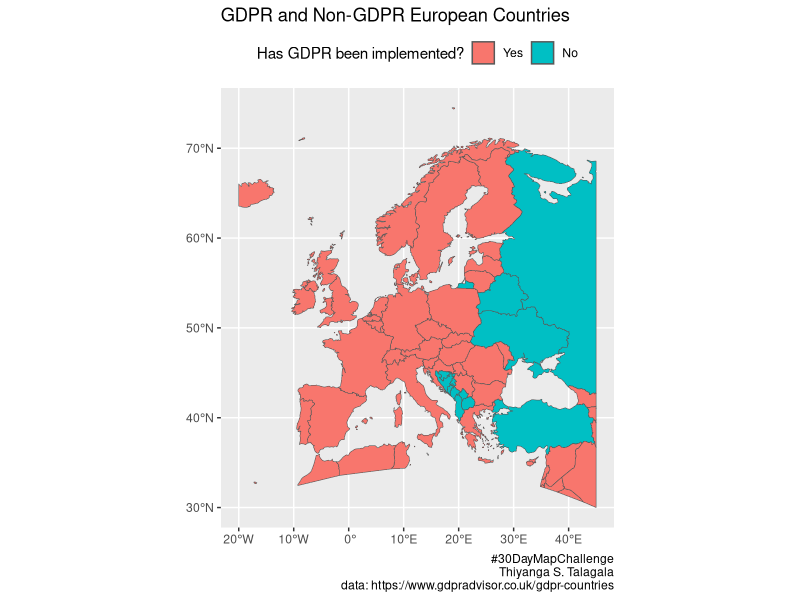

Write R code to recreate this figure.
#https://www.gdpradvisor.co.uk/gdpr-countries
library(sf)
library(rnaturalearth)
library(tidyverse)
worldmap <- ne_countries(scale = 'medium', type = 'map_units',
                         returnclass = 'sf')
nonGDPR <- c("Albania",
"Belarus",
"Bosnia and Herzegovina",
"Kosovo",
"Moldovia",
"Montenegro",
"North Macedonia",
"Russia",
"Serbia",
"Turkey",
"Ukraine")
worldmap$nongdpr <- worldmap$sovereignt %in% nonGDPR
worldmap$nongdpr <- factor(worldmap$nongdpr, 
                 levels=c(FALSE, TRUE), 
                 labels=c("Yes","No"))

europe_cropped <- st_crop(worldmap, xmin = -20, xmax = 45,
                          ymin = 30, ymax = 73)
ggplot() + 
  geom_sf(data = europe_cropped, aes(fill=nongdpr)) + 
  scale_fill_discrete(name = "Has GDPR been implemented?") +
  theme(legend.position="top") + 
  labs(title =  "GDPR and Non-GDPR European Countries",
       caption = '#30DayMapChallenge\nThiyanga S. Talagala\ndata: https://www.gdpradvisor.co.uk/gdpr-countries')
